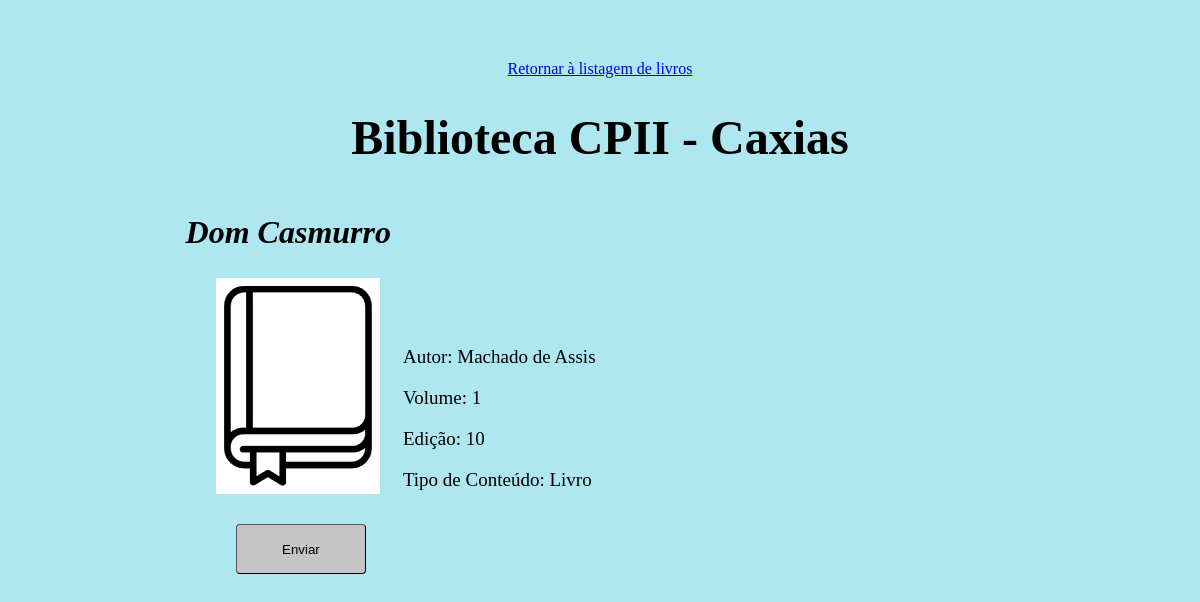
Screenshot of /Alexandr_IA/Livro/detalhesLivro.php?idLivro=1 with the database file from the repository.
### tables this page shows
CREATE TABLE livro(

    id INT NOT NULL PRIMARY KEY AUTO_INCREMENT,
    autor VARCHAR(255) NOT NULL,
    titulo VARCHAR(127) NOT NULL,
    edicao VARCHAR(31) NOT NULL,
    editora VARCHAR(31),
    volume VARCHAR(15),
    exemplar INT NOT NULL,
	  classificacao VARCHAR(34) NOT NULL,
	  aquisicao DATE NOT NULL,
	  observacao VARCHAR(144)

);

### Alexandr_IA/Modelo/TabelaLivros.php (called while the page is built, shortened)
<?php
	function DetalhaLivro($id){
		$bd = CriaConexãoBd();
		$sql = $bd -> prepare('SELECT * FROM livro WHERE id = :id');
		$sql -> bindValue(':id', $id);
		$sql -> execute();
		$sql = $sql -> fetch();
		return($sql);
	}
	function HQ($id){
		$bd = CriaConexãoBd();
		$sql = $bd -> prepare('SELECT classificacao FROM livro WHERE classificacao LIKE :string AND id = :id');
		$sql -> bindValue(':string', '741.5%');
		$sql -> bindValue(':id', $id);
		$sql -> execute();
		$sql = $sql -> fetch();
		$sql = $sql['classificacao'];
		return($sql);
	}
?>

### Alexandr_IA/Modelo/TabelaUsuários.php (called while the page is built, shortened)
<?php
	function TipoUsuario($id){
		$bd = CriaConexãoBd();
		$sql = $bd -> prepare('SELECT id FROM bibliotecario WHERE id = :id');
		$sql -> bindValue(':id', $id);
		$sql -> execute();
		if ($sql -> rowCount() == 1){
			$tipo = 1;
		} else {
			$tipo = 0;
			}
		return($tipo);
	}
?>

### Alexandr_IA/Livro/detalhesLivro.php (the view, shortened to what this page needs)
<?php
	$idLivro = $_SESSION['idLivro'];
	require_once('../Modelo/TabelaLivros.php');
	require_once('../Modelo/TabelaUsuários.php');
	$livro = DetalhaLivro($idLivro);
	$titulo = $livro['titulo'];
	$email = $_SESSION['emailUsuarioLogado'];
	$dadosUsuario = InfosUsuario($email);
	$id = $dadosUsuario['id'];
	$tipoUsuario = TipoUsuario($id);
?>
<html>
	<head>
		<link rel="stylesheet" type="text/css" href="../ArquivosStyle/FolhaDeEstilo.css">
	</head>
	<body>
		<center><a href="listagemDeLivros.php?stringPesquisada=<?php if(!empty($_SESSION['stringPesquisada'])){echo($_SESSION['stringPesquisada']);} ?>">Retornar à listagem de livros</a></center>
		<h1>Biblioteca CPII - Caxias</h1>
		<div id="infos">
			<h2><i><?php echo($titulo)?></i></h2>
			<div id='BordaLivro'>
				<?php
					$tipo = VerificaTipo($livro['id']);
					$img = null;
					if($tipo == 'CD'){
						$img = $tipo;
					} else if($tipo == 'DVD') {
						$img = $tipo;
					} else if($tipo == 'Cordel'){
						$img = $tipo;
					} else if($tipo == 'Braille'){
						$img = $tipo;
					} else if($tipo == 'Audiolivro'){
						$img = $tipo;
					} else if($tipo == 'Edição com fonte ampliada'){
						$img = 'fonteAmpliada';
					} else if( HQ($livro['id']) == true ){
						$img = 'hq';
						$tipo = 'HQ/Mangá/Graphic Novel';
					} else {
						$img = 'livro';
						$tipo = 'Livro';
					}
					$img = strtolower($img);
					echo(' <img src="../Imagens/icon_'.$img.'.png"> ');
				?>
			</div>
			<div id="displayed">
				<p>Autor:
				<?php echo($livro['autor']);?>
				</p>
				<?php
					if( empty($livro['volume']) == false){
						echo('<p> Volume: '.$livro['volume'].'</p>');
					}
				?>
				<p>Edição:
				<?php echo($livro['edicao']);?>
				</p>
				<?php echo('<p>Tipo de Conteúdo: '.$tipo.'</p>') ?>
			</div>
			<?php
				if ($tipoUsuario == 0){
					echo('
				<form class="enviar">
					<input type="submit" value="Enviar" id="amazing_button">
				</form>
					');
				} else {
					echo('
						<br>
						<input type="button" value="Editar" id="amazing_button">
					');
				}
			?>
		</div>
	</body>
</html>

### Alexandr_IA/ArquivosStyle/FolhaDeEstilo.css (style rules this page uses)
body { margin-top:10%; background-color: rgb(174,231,240); text-align: center; }
h1 { font-size: 48px; margin-bottom: -10px; }
#amazing_button { margin-top: 1.5%; border-color: black; border-width: 1px; width: 130px; height: 50px; background-color: #c5c5c5; border-radius: 4px; }

### Alexandr_IA/Livro/detalhesLivro.php (style rules this page uses)
body { margin-top: 5%; text-align: left; }
h1 { text-align: center; font-family: "Times New Roman", Times, serif; }
#infos { margin-left: 15%; margin-top: 5%; }
#BordaLivro { padding: 8px; margin-right: -1px; background-color: white; display: inline-block; margin-left: 3%; }
h2 { font-size: 32px; font-family: "Times New Roman", Times, serif; }
#displayed { display: inline-block; margin-left: 2%; padding-bottom: -1px; font-size: 19px; }
.enviar { margin-left: 5%; }

### rows the page displays
livro: titulo "Dom Casmurro", autor "Machado de Assis", volume "1", edicao "10"

### other values shown
$tipo "Livro"
